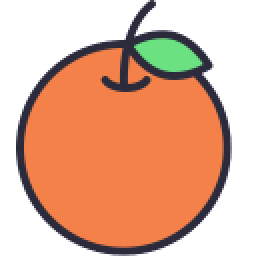
#> input picture JPEG/orange.png, 128 x 128 px (shown 2 times larger)
$ python main.py
#> lines starting #> are read from the running program, lines starting #| are printed output that depends on the picture
import enum
import matplotlib.pyplot as plt
import cv2
import numpy as np
import scipy.fftpack
from math import sqrt

class TData:
    pass


def compress(img):
    YCrCb = cv2.cvtColor(img, cv2.COLOR_RGB2YCrCb).astype(int)
    Y = YCrCb[:, :, 0]
#> Y: shape (128, 128) int64; 155 distinct labels, from 0 to 255
    Cr = YCrCb[:, :, 1]
#> Cr: shape (128, 128) int64; 102 distinct labels, from 77 to 189
    Cb = YCrCb[:, :, 2]
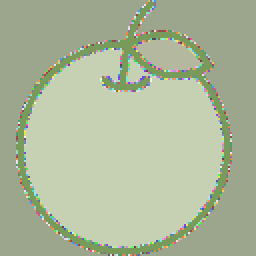
#> Cb: shape (128, 128) int64 (shown 2 times larger); 85 distinct labels, from 78 to 164; one colour per label, 0 black
    data = TData()
    data.Y = Y
    data.Cr = Cr
    data.Cb = Cb
    return data


def decompress(data):
    Y = data.Y
    Cr = data.Cr
    Cb = data.Cb


    YCrCb=np.dstack([Y,Cr,Cb]).clip(0, 255).astype(np.uint8)

    img = cv2.cvtColor(YCrCb,cv2.COLOR_YCrCb2RGB)
    return img

def chroma_sampling(data, flag = True):
#> called with flag = False
    if flag:    #4:4:4
        data.chroma_subsampling = "4:4:4"
        return data
    else:       #4:2:2
        data.Cr = data.Cr[:, ::2]
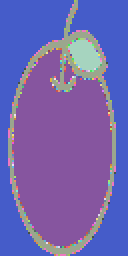
#> data.Cr: shape (128, 64) int64 (shown 2 times larger); 87 distinct labels, from 77 to 189; one colour per label, 0 black
        data.Cb = data.Cb[:, ::2]
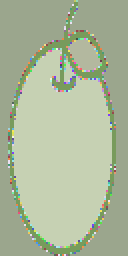
#> data.Cb: shape (128, 64) int64 (shown 2 times larger); 82 distinct labels, from 78 to 164; one colour per label, 0 black
        data.chroma_subsampling = "4:2:2"


def chroma_desampling(data):
    if data.chroma_subsampling == "4:2:2":
        temp_list_Cr = np.zeros((data.Cr.shape[0], data.Cr.shape[1]*2), dtype = int)
        temp_list_Cb = np.zeros((data.Cb.shape[0], data.Cb.shape[1]*2), dtype = int)
        counter = 0
        for col in range(data.Cr.shape[1]):
            temp_list_Cr[:, col+counter] = data.Cr[:, col]
            temp_list_Cb[:, col+counter] = data.Cb[:, col]
            counter += 1
            temp_list_Cr[:, col+counter] = data.Cr[:, col]
            temp_list_Cb[:, col+counter] = data.Cb[:, col]

        data.Cr = temp_list_Cr
        data.Cb = temp_list_Cb

def split_data(data):
    splited_Y = []
    splited_Cr = []
    splited_Cb = []
    for row in range(0, data.Cr.shape[0], 8):
        for col in range(0, data.Cr.shape[1], 8):
            splited_Cr.append(data.Cr[row:row+8, col:col+8])
            splited_Cb.append(data.Cb[row:row+8, col:col+8])
#> after the loop, splited_Cb = 128 items; splited_Cr = 128 items

    for row in range(0, data.Y.shape[0], 8):
        for col in range(0, data.Y.shape[1], 8):
            splited_Y.append(data.Y[row:row+8, col:col+8])
#> after the loop, splited_Y = 256 items

    data.splited_Y = np.array(splited_Y) - 128
    data.splited_Cr = np.array(splited_Cr) - 128
    data.splited_Cb = np.array(splited_Cb) - 128


def join_data(data):
    pass


def dct2(a):
    return scipy.fftpack.dct( scipy.fftpack.dct( a.astype(float), axis=0, norm='ortho' ), axis=1, norm='ortho' )


def idct2(a):
    return scipy.fftpack.idct( scipy.fftpack.idct( a.astype(float), axis=0 , norm='ortho'), axis=1 , norm='ortho')


def zigzag(A):
    template = np.array([
            [0,  1,  5,  6,  14, 15, 27, 28],
            [2,  4,  7,  13, 16, 26, 29, 42],
            [3,  8,  12, 17, 25, 30, 41, 43],
            [9,  11, 18, 24, 31, 40, 44, 53],
            [10, 19, 23, 32, 39, 45, 52, 54],
            [20, 22, 33, 38, 46, 51, 55, 60],
            [21, 34, 37, 47, 50, 56, 59, 61],
            [35, 36, 48, 49, 57, 58, 62, 63],
            ])
    if len(A.shape)==1:
        B=np.zeros((8,8))
        for r in range(0,8):
            for c in range(0,8):
                B[r,c]=A[template[r,c]]
    else:
        B = np.zeros((64,))
        for r in range(0,8):
            for c in range(0,8):
                B[template[r,c]]=A[r,c]
    return B


def DCT(data):
    dct_Y = []
    dct_Cr = []
    dct_Cb = []
    for block in data.splited_Y:
        dct_Y.append(zigzag(dct2(block)))
#> after the loop, dct_Y = 256 items

    for block, block2 in zip(data.splited_Cr, data.splited_Cb):
        dct_Cr.append(zigzag(dct2(block)))
        dct_Cb.append(zigzag(dct2(block2)))
#> this loop made 128 passes
#> after the loop, dct_Cb = 128 items; dct_Cr = 128 items

    data.dct_Y = np.array(dct_Y).astype(int)
    data.dct_Cr = np.array(dct_Cr).astype(int)
    data.dct_Cb = np.array(dct_Cb).astype(int)
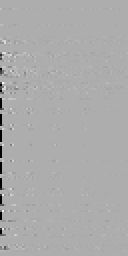
#> data.dct_Cb: shape (128, 64) int64 (shown 2 times larger); min -376, max 178, mean -2.6; drawn with min black and max white

def IDCT(data):
    idct_Y = []
    idct_Cr = []
    idct_Cb = []

    for block in data.dct_Y:
        idct_Y.append(idct2(block.reshape((8, 8))))
#> after the loop, idct_Y = 256 items

    for block, block2 in zip(data.dct_Cr, data.dct_Cb):
        idct_Cr.append(idct2(block.reshape((8, 8))))
        idct_Cb.append(idct2(block2.reshape((8, 8))))
#> after the loop, idct_Cb = 128 items; idct_Cr = 128 items

    data.idct_Y = np.array(idct_Y)
    data.idct_Cr = np.array(idct_Cr)
    data.idct_Cb = np.array(idct_Cb)

temp = np.array([[6, 1, 5 ,9, 1, 2, 5, 3],
                 [9, 7, 9, 2, 5, 5, 2, 4],
                 [6, 0, 7, 7, 1, 0, 8, 4],
                 [0, 8, 2, 4, 3, 6, 3, 6],
                 [6, 6, 7, 8, 9, 5, 2, 3],
                 [9, 9, 9, 9, 0, 7, 6, 7],
                 [3, 3, 6, 0, 4, 9, 7, 1],
                 [9, 0, 0, 5, 5, 3, 8, 5]])
img = (plt.imread("orange.png")[:, :, :3] * 255).astype(np.uint8)
data = compress(img)
chroma_sampling(data, False)
split_data(data)
DCT(data)
IDCT(data)
data.Y = data.idct_Y.reshape((128, -1))
data.Cr = data.idct_Cr.reshape((128, -1))
data.Cb = data.idct_Cb.reshape((128, -1))
chroma_desampling(data)
#> after the loop in chroma_desampling, `for col in range(data.Cr.shape[1]):`:
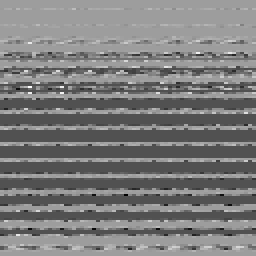
#> temp_list_Cb: shape (128, 128) int64 (shown 2 times larger); min -97, max 60, mean -20.6; drawn with min black and max white
#> after the loop in chroma_desampling, `for col in range(data.Cr.shape[1]):`:
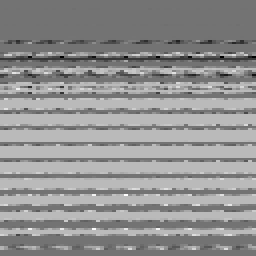
#> temp_list_Cr: shape (128, 128) int64 (shown 2 times larger); min -99, max 120, mean 26; drawn with min black and max white
#> after the loop in chroma_desampling, `for col in range(data.Cr.shape[1]):`: counter = 64
img2 = decompress(data)


fig, axs = plt.subplots(4, 2 , sharey=True)
fig.set_size_inches(9,13)
axs[0,0].imshow(img)
YCrCb = cv2.cvtColor(img, cv2.COLOR_RGB2YCrCb)
#> YCrCb: shape (128, 128, 3); mean of channels 0, 1, 2 82.1, 154.1, 107.4


axs[1, 0].imshow(YCrCb[:, :, 0], cmap=plt.cm.gray)
axs[2, 0].imshow(YCrCb[:, :, 1], cmap=plt.cm.gray)
axs[3, 0].imshow(YCrCb[:, :, 2], cmap=plt.cm.gray)

axs[0,1].imshow(img2)
YCrCb2 = cv2.cvtColor(img2, cv2.COLOR_RGB2YCrCb)
#> YCrCb2: shape (128, 128, 3); mean of channels 0, 1, 2 75.5, 74.2, 85.3
axs[1, 1].imshow(YCrCb2[:, :, 0], cmap=plt.cm.gray)
axs[2, 1].imshow(YCrCb2[:, :, 1], cmap=plt.cm.gray)
axs[3, 1].imshow(YCrCb2[:, :, 2], cmap=plt.cm.gray)

plt.show()
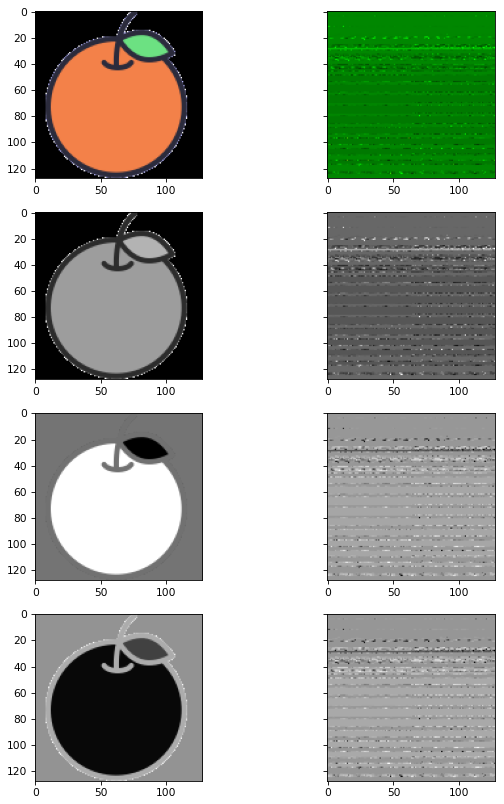
#> figure drawn by matplotlib, 8 panels
